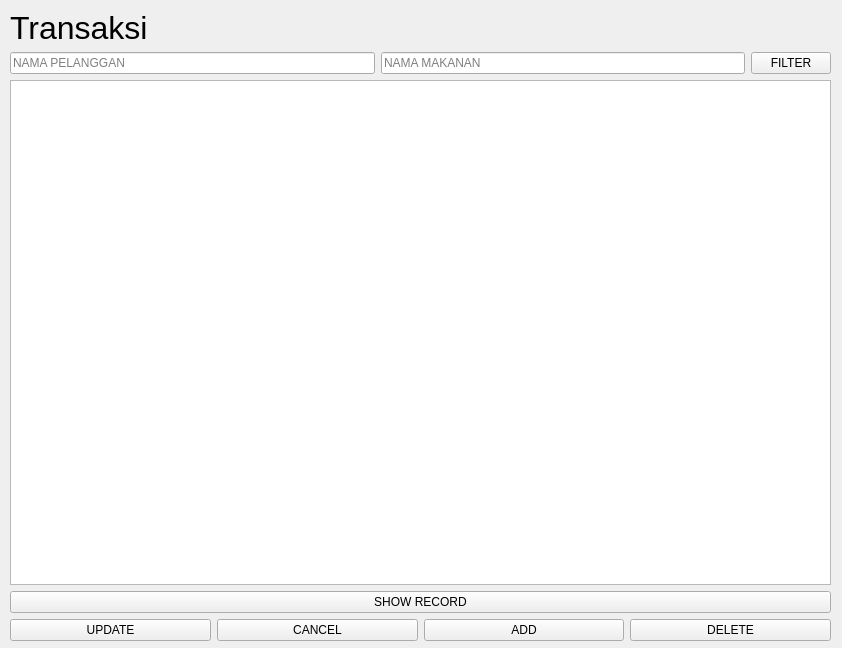
<?xml version="1.0" encoding="UTF-8"?>
<ui version="4.0">
 <class>Form</class>
 <widget class="QWidget" name="Form">
  <property name="geometry">
   <rect>
    <x>0</x>
    <y>0</y>
    <width>842</width>
    <height>648</height>
   </rect>
  </property>
  <property name="windowTitle">
   <string>Form</string>
  </property>
  <widget class="QWidget" name="verticalLayoutWidget">
   <property name="geometry">
    <rect>
     <x>10</x>
     <y>10</y>
     <width>821</width>
     <height>631</height>
    </rect>
   </property>
   <layout class="QVBoxLayout" name="verticalLayout">
    <property name="sizeConstraint">
     <enum>QLayout::SetMinimumSize</enum>
    </property>
    <item>
     <widget class="QLabel" name="label">
      <property name="font">
       <font>
        <pointsize>24</pointsize>
       </font>
      </property>
      <property name="text">
       <string>Transaksi</string>
      </property>
     </widget>
    </item>
    <item>
     <layout class="QHBoxLayout" name="horizontalLayout_5">
      <item>
       <widget class="QLineEdit" name="lineEdit_2">
        <property name="cursorPosition">
         <number>0</number>
        </property>
        <property name="placeholderText">
         <string>NAMA PELANGGAN</string>
        </property>
       </widget>
      </item>
      <item>
       <widget class="QLineEdit" name="lineEdit">
        <property name="placeholderText">
         <string>NAMA MAKANAN</string>
        </property>
       </widget>
      </item>
      <item>
       <widget class="QPushButton" name="pushButton_6">
        <property name="text">
         <string>FILTER</string>
        </property>
       </widget>
      </item>
     </layout>
    </item>
    <item>
     <widget class="QTableView" name="tableView">
      <property name="sizePolicy">
       <sizepolicy hsizetype="Preferred" vsizetype="Expanding">
        <horstretch>0</horstretch>
        <verstretch>0</verstretch>
       </sizepolicy>
      </property>
     </widget>
    </item>
    <item>
     <widget class="QPushButton" name="SHOW_RECORD">
      <property name="text">
       <string>SHOW RECORD</string>
      </property>
     </widget>
    </item>
    <item>
     <layout class="QHBoxLayout" name="horizontalLayout_4">
      <item>
       <widget class="QPushButton" name="UPDATE">
        <property name="text">
         <string>UPDATE</string>
        </property>
       </widget>
      </item>
      <item>
       <widget class="QPushButton" name="CANCEL">
        <property name="text">
         <string>CANCEL</string>
        </property>
       </widget>
      </item>
      <item>
       <widget class="QPushButton" name="ADD">
        <property name="text">
         <string>ADD</string>
        </property>
       </widget>
      </item>
      <item>
       <widget class="QPushButton" name="DELETE">
        <property name="text">
         <string>DELETE</string>
        </property>
       </widget>
      </item>
     </layout>
    </item>
   </layout>
  </widget>
 </widget>
 <resources/>
 <connections/>
</ui>
